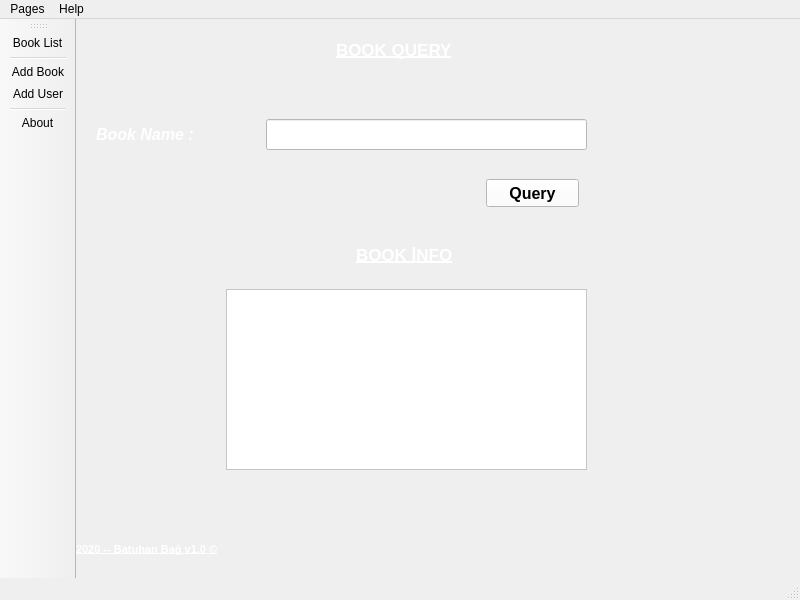
<?xml version="1.0" encoding="UTF-8"?>
<ui version="4.0">
 <class>MainWindow2</class>
 <widget class="QMainWindow" name="MainWindow2">
  <property name="geometry">
   <rect>
    <x>0</x>
    <y>0</y>
    <width>800</width>
    <height>600</height>
   </rect>
  </property>
  <property name="minimumSize">
   <size>
    <width>800</width>
    <height>600</height>
   </size>
  </property>
  <property name="maximumSize">
   <size>
    <width>800</width>
    <height>1080</height>
   </size>
  </property>
  <property name="windowTitle">
   <string>Library Menu</string>
  </property>
  <property name="windowIcon">
   <iconset>
    <normaloff>../ıcon/indir.jpg</normaloff>../ıcon/indir.jpg</iconset>
  </property>
  <property name="styleSheet">
   <string notr="true">#centralwidget{
border-image: url(:/newPrefix/ıcon/988880.jpg);
}</string>
  </property>
  <widget class="QWidget" name="centralwidget">
   <property name="styleSheet">
    <string notr="true"/>
   </property>
   <widget class="QStackedWidget" name="stackedWidget">
    <property name="enabled">
     <bool>true</bool>
    </property>
    <property name="geometry">
     <rect>
      <x>-40</x>
      <y>-10</y>
      <width>800</width>
      <height>591</height>
     </rect>
    </property>
    <property name="minimumSize">
     <size>
      <width>500</width>
      <height>400</height>
     </size>
    </property>
    <property name="maximumSize">
     <size>
      <width>800</width>
      <height>600</height>
     </size>
    </property>
    <property name="styleSheet">
     <string notr="true"> #stackedWidget{
border-image: url(:/newPrefix/ıcon/988880.jpg);
}</string>
    </property>
    <property name="currentIndex">
     <number>0</number>
    </property>
    <widget class="QWidget" name="page_homepage">
     <widget class="QLabel" name="label_2">
      <property name="geometry">
       <rect>
        <x>300</x>
        <y>10</y>
        <width>151</width>
        <height>61</height>
       </rect>
      </property>
      <property name="font">
       <font>
        <pointsize>13</pointsize>
        <weight>75</weight>
        <bold>true</bold>
        <underline>true</underline>
        <strikeout>false</strikeout>
       </font>
      </property>
      <property name="styleSheet">
       <string notr="true">color: rgb(255, 255, 255);</string>
      </property>
      <property name="text">
       <string>BOOK QUERY</string>
      </property>
     </widget>
     <widget class="QLabel" name="label_6">
      <property name="geometry">
       <rect>
        <x>60</x>
        <y>110</y>
        <width>131</width>
        <height>31</height>
       </rect>
      </property>
      <property name="font">
       <font>
        <pointsize>12</pointsize>
        <weight>75</weight>
        <italic>true</italic>
        <bold>true</bold>
       </font>
      </property>
      <property name="styleSheet">
       <string notr="true">color: rgb(255, 255, 255);</string>
      </property>
      <property name="text">
       <string>Book Name :</string>
      </property>
     </widget>
     <widget class="QLineEdit" name="lineEdit_booknamequery">
      <property name="geometry">
       <rect>
        <x>230</x>
        <y>110</y>
        <width>321</width>
        <height>31</height>
       </rect>
      </property>
      <property name="font">
       <font>
        <pointsize>10</pointsize>
        <weight>75</weight>
        <bold>true</bold>
       </font>
      </property>
      <property name="styleSheet">
       <string notr="true">background-color: rgb(255, 255, 255);</string>
      </property>
     </widget>
     <widget class="QPushButton" name="pushButton_namequery">
      <property name="geometry">
       <rect>
        <x>450</x>
        <y>170</y>
        <width>93</width>
        <height>28</height>
       </rect>
      </property>
      <property name="font">
       <font>
        <pointsize>12</pointsize>
        <weight>75</weight>
        <bold>true</bold>
       </font>
      </property>
      <property name="cursor">
       <cursorShape>PointingHandCursor</cursorShape>
      </property>
      <property name="styleSheet">
       <string notr="true">
background-color: rgb(255, 255, 255);</string>
      </property>
      <property name="text">
       <string>Query</string>
      </property>
      <property name="icon">
       <iconset>
        <normaloff>../ıcon/indir.jpg</normaloff>../ıcon/indir.jpg</iconset>
      </property>
     </widget>
     <widget class="QLabel" name="label_4">
      <property name="geometry">
       <rect>
        <x>320</x>
        <y>230</y>
        <width>131</width>
        <height>31</height>
       </rect>
      </property>
      <property name="font">
       <font>
        <pointsize>13</pointsize>
        <weight>75</weight>
        <bold>true</bold>
        <underline>true</underline>
       </font>
      </property>
      <property name="styleSheet">
       <string notr="true">color: rgb(255, 255, 255);</string>
      </property>
      <property name="text">
       <string>BOOK İNFO</string>
      </property>
     </widget>
     <widget class="QTextEdit" name="textEdit">
      <property name="geometry">
       <rect>
        <x>190</x>
        <y>280</y>
        <width>361</width>
        <height>181</height>
       </rect>
      </property>
      <property name="font">
       <font>
        <pointsize>10</pointsize>
        <weight>75</weight>
        <bold>true</bold>
       </font>
      </property>
      <property name="styleSheet">
       <string notr="true">background-color: rgb(255, 255, 255);</string>
      </property>
      <property name="placeholderText">
       <string/>
      </property>
     </widget>
     <widget class="QLabel" name="label_15">
      <property name="geometry">
       <rect>
        <x>40</x>
        <y>510</y>
        <width>221</width>
        <height>61</height>
       </rect>
      </property>
      <property name="font">
       <font>
        <pointsize>8</pointsize>
        <weight>75</weight>
        <bold>true</bold>
       </font>
      </property>
      <property name="styleSheet">
       <string notr="true">color: rgb(255, 255, 255);</string>
      </property>
      <property name="text">
       <string>&lt;u&gt;2020 -- Batuhan Bağ v1.0 ©&lt;/u&gt;</string>
      </property>
     </widget>
    </widget>
    <widget class="QWidget" name="page_bookadd">
     <widget class="QLineEdit" name="lineEdit_code">
      <property name="geometry">
       <rect>
        <x>170</x>
        <y>60</y>
        <width>461</width>
        <height>31</height>
       </rect>
      </property>
      <property name="font">
       <font>
        <pointsize>10</pointsize>
        <weight>75</weight>
        <bold>true</bold>
       </font>
      </property>
      <property name="statusTip">
       <string/>
      </property>
      <property name="whatsThis">
       <string/>
      </property>
      <property name="styleSheet">
       <string notr="true">
background-color: rgb(255, 255, 255);</string>
      </property>
     </widget>
     <widget class="QLineEdit" name="lineEdit_bookname">
      <property name="geometry">
       <rect>
        <x>170</x>
        <y>140</y>
        <width>461</width>
        <height>31</height>
       </rect>
      </property>
      <property name="font">
       <font>
        <pointsize>10</pointsize>
        <weight>75</weight>
        <bold>true</bold>
       </font>
      </property>
      <property name="statusTip">
       <string/>
      </property>
      <property name="whatsThis">
       <string/>
      </property>
      <property name="styleSheet">
       <string notr="true">
background-color: rgb(255, 255, 255);</string>
      </property>
     </widget>
     <widget class="QLineEdit" name="lineEdit_writer">
      <property name="geometry">
       <rect>
        <x>170</x>
        <y>210</y>
        <width>461</width>
        <height>31</height>
       </rect>
      </property>
      <property name="font">
       <font>
        <pointsize>10</pointsize>
        <weight>75</weight>
        <bold>true</bold>
       </font>
      </property>
      <property name="statusTip">
       <string/>
      </property>
      <property name="whatsThis">
       <string/>
      </property>
      <property name="styleSheet">
       <string notr="true">
background-color: rgb(255, 255, 255);</string>
      </property>
     </widget>
     <widget class="QLineEdit" name="lineEdit_type">
      <property name="geometry">
       <rect>
        <x>170</x>
        <y>290</y>
        <width>461</width>
        <height>31</height>
       </rect>
      </property>
      <property name="font">
       <font>
        <pointsize>10</pointsize>
        <weight>75</weight>
        <bold>true</bold>
       </font>
      </property>
      <property name="statusTip">
       <string/>
      </property>
      <property name="whatsThis">
       <string/>
      </property>
      <property name="styleSheet">
       <string notr="true">
background-color: rgb(255, 255, 255);</string>
      </property>
     </widget>
     <widget class="QLineEdit" name="lineEdit_edition">
      <property name="geometry">
       <rect>
        <x>170</x>
        <y>360</y>
        <width>461</width>
        <height>31</height>
       </rect>
      </property>
      <property name="font">
       <font>
        <pointsize>10</pointsize>
        <weight>75</weight>
        <bold>true</bold>
       </font>
      </property>
      <property name="statusTip">
       <string/>
      </property>
      <property name="whatsThis">
       <string/>
      </property>
      <property name="styleSheet">
       <string notr="true">
background-color: rgb(255, 255, 255);</string>
      </property>
     </widget>
     <widget class="QLabel" name="label">
      <property name="geometry">
       <rect>
        <x>40</x>
        <y>370</y>
        <width>71</width>
        <height>21</height>
       </rect>
      </property>
      <property name="font">
       <font>
        <pointsize>10</pointsize>
        <weight>75</weight>
        <italic>true</italic>
        <bold>true</bold>
       </font>
      </property>
      <property name="styleSheet">
       <string notr="true">color: rgb(255, 255, 255);</string>
      </property>
      <property name="text">
       <string>Edition :</string>
      </property>
     </widget>
     <widget class="QLabel" name="label_9">
      <property name="geometry">
       <rect>
        <x>40</x>
        <y>290</y>
        <width>61</width>
        <height>31</height>
       </rect>
      </property>
      <property name="font">
       <font>
        <pointsize>10</pointsize>
        <weight>75</weight>
        <italic>true</italic>
        <bold>true</bold>
       </font>
      </property>
      <property name="styleSheet">
       <string notr="true">color: rgb(255, 255, 255);</string>
      </property>
      <property name="text">
       <string>Type:</string>
      </property>
     </widget>
     <widget class="QLabel" name="label_10">
      <property name="geometry">
       <rect>
        <x>40</x>
        <y>220</y>
        <width>71</width>
        <height>16</height>
       </rect>
      </property>
      <property name="font">
       <font>
        <pointsize>10</pointsize>
        <weight>75</weight>
        <italic>true</italic>
        <bold>true</bold>
       </font>
      </property>
      <property name="styleSheet">
       <string notr="true">color: rgb(255, 255, 255);</string>
      </property>
      <property name="text">
       <string>Writer:</string>
      </property>
     </widget>
     <widget class="QLabel" name="label_11">
      <property name="geometry">
       <rect>
        <x>40</x>
        <y>140</y>
        <width>121</width>
        <height>31</height>
       </rect>
      </property>
      <property name="font">
       <font>
        <pointsize>10</pointsize>
        <weight>75</weight>
        <italic>true</italic>
        <bold>true</bold>
       </font>
      </property>
      <property name="styleSheet">
       <string notr="true">color: rgb(255, 255, 255);</string>
      </property>
      <property name="text">
       <string>Book Name:</string>
      </property>
     </widget>
     <widget class="QLabel" name="label_12">
      <property name="geometry">
       <rect>
        <x>40</x>
        <y>70</y>
        <width>111</width>
        <height>20</height>
       </rect>
      </property>
      <property name="font">
       <font>
        <pointsize>10</pointsize>
        <weight>75</weight>
        <italic>true</italic>
        <bold>true</bold>
       </font>
      </property>
      <property name="styleSheet">
       <string notr="true">color: rgb(255, 255, 255);</string>
      </property>
      <property name="text">
       <string>Book Code:</string>
      </property>
     </widget>
     <widget class="QPushButton" name="pushButton_bookadd">
      <property name="geometry">
       <rect>
        <x>490</x>
        <y>410</y>
        <width>141</width>
        <height>41</height>
       </rect>
      </property>
      <property name="font">
       <font>
        <pointsize>14</pointsize>
        <weight>75</weight>
        <bold>true</bold>
       </font>
      </property>
      <property name="cursor">
       <cursorShape>PointingHandCursor</cursorShape>
      </property>
      <property name="styleSheet">
       <string notr="true">background-color: rgb(255, 255, 255);</string>
      </property>
      <property name="text">
       <string>Add</string>
      </property>
      <property name="icon">
       <iconset>
        <normaloff>../ıcon/indir.jpg</normaloff>../ıcon/indir.jpg</iconset>
      </property>
     </widget>
     <widget class="QLabel" name="label_17">
      <property name="geometry">
       <rect>
        <x>330</x>
        <y>10</y>
        <width>111</width>
        <height>31</height>
       </rect>
      </property>
      <property name="font">
       <font>
        <pointsize>12</pointsize>
        <weight>75</weight>
        <italic>false</italic>
        <bold>true</bold>
        <underline>true</underline>
       </font>
      </property>
      <property name="styleSheet">
       <string notr="true">color: rgb(255, 255, 255);</string>
      </property>
      <property name="text">
       <string>Book Add</string>
      </property>
     </widget>
     <widget class="QLabel" name="label_7">
      <property name="geometry">
       <rect>
        <x>0</x>
        <y>0</y>
        <width>231</width>
        <height>31</height>
       </rect>
      </property>
      <property name="font">
       <font>
        <pointsize>2</pointsize>
        <weight>75</weight>
        <bold>true</bold>
       </font>
      </property>
      <property name="styleSheet">
       <string notr="true">color: rgb(255, 255, 255);</string>
      </property>
      <property name="text">
       <string>&lt;u&gt;2020 - Batuhan Bağ  ©&lt;/u&gt;</string>
      </property>
     </widget>
    </widget>
    <widget class="QWidget" name="page_useradd">
     <widget class="QLabel" name="label_3">
      <property name="geometry">
       <rect>
        <x>60</x>
        <y>110</y>
        <width>111</width>
        <height>51</height>
       </rect>
      </property>
      <property name="font">
       <font>
        <pointsize>12</pointsize>
        <weight>75</weight>
        <italic>true</italic>
        <bold>true</bold>
       </font>
      </property>
      <property name="styleSheet">
       <string notr="true">color: rgb(255, 255, 255);</string>
      </property>
      <property name="text">
       <string>Username :</string>
      </property>
     </widget>
     <widget class="QLabel" name="label_8">
      <property name="geometry">
       <rect>
        <x>60</x>
        <y>230</y>
        <width>101</width>
        <height>51</height>
       </rect>
      </property>
      <property name="font">
       <font>
        <pointsize>12</pointsize>
        <weight>75</weight>
        <italic>true</italic>
        <bold>true</bold>
       </font>
      </property>
      <property name="styleSheet">
       <string notr="true">color: rgb(255, 255, 255);</string>
      </property>
      <property name="text">
       <string>Password :</string>
      </property>
     </widget>
     <widget class="QLineEdit" name="lineEdit_regusername">
      <property name="geometry">
       <rect>
        <x>230</x>
        <y>120</y>
        <width>321</width>
        <height>31</height>
       </rect>
      </property>
      <property name="font">
       <font>
        <pointsize>10</pointsize>
        <weight>75</weight>
        <bold>true</bold>
       </font>
      </property>
      <property name="styleSheet">
       <string notr="true">
background-color: rgb(255, 255, 255);</string>
      </property>
     </widget>
     <widget class="QLineEdit" name="lineEdit_regpassword">
      <property name="geometry">
       <rect>
        <x>230</x>
        <y>240</y>
        <width>321</width>
        <height>31</height>
       </rect>
      </property>
      <property name="font">
       <font>
        <pointsize>10</pointsize>
        <weight>75</weight>
        <bold>true</bold>
       </font>
      </property>
      <property name="styleSheet">
       <string notr="true">
background-color: rgb(255, 255, 255);</string>
      </property>
     </widget>
     <widget class="QPushButton" name="pushButton_2">
      <property name="geometry">
       <rect>
        <x>410</x>
        <y>330</y>
        <width>141</width>
        <height>51</height>
       </rect>
      </property>
      <property name="font">
       <font>
        <pointsize>10</pointsize>
        <weight>75</weight>
        <bold>true</bold>
       </font>
      </property>
      <property name="cursor">
       <cursorShape>PointingHandCursor</cursorShape>
      </property>
      <property name="styleSheet">
       <string notr="true">background-color: rgb(255, 255, 255);</string>
      </property>
      <property name="text">
       <string>Add User</string>
      </property>
      <property name="icon">
       <iconset>
        <normaloff>../ıcon/ekle.png</normaloff>../ıcon/ekle.png</iconset>
      </property>
     </widget>
     <widget class="QLabel" name="label_13">
      <property name="geometry">
       <rect>
        <x>290</x>
        <y>20</y>
        <width>181</width>
        <height>31</height>
       </rect>
      </property>
      <property name="font">
       <font>
        <pointsize>12</pointsize>
        <weight>75</weight>
        <bold>true</bold>
        <underline>true</underline>
       </font>
      </property>
      <property name="styleSheet">
       <string notr="true">color: rgb(255, 255, 255);</string>
      </property>
      <property name="text">
       <string>User Registration</string>
      </property>
     </widget>
    </widget>
   </widget>
  </widget>
  <widget class="QMenuBar" name="menubar">
   <property name="geometry">
    <rect>
     <x>0</x>
     <y>0</y>
     <width>800</width>
     <height>26</height>
    </rect>
   </property>
   <widget class="QMenu" name="menuPages">
    <property name="title">
     <string>Pages</string>
    </property>
    <addaction name="actionAdd_Book"/>
    <addaction name="actionBook_List"/>
    <addaction name="actionAdd_User"/>
   </widget>
   <widget class="QMenu" name="menuHelp">
    <property name="title">
     <string>Help</string>
    </property>
    <addaction name="action_about"/>
   </widget>
   <addaction name="menuPages"/>
   <addaction name="menuHelp"/>
  </widget>
  <widget class="QStatusBar" name="statusbar"/>
  <widget class="QToolBar" name="toolBar">
   <property name="enabled">
    <bool>true</bool>
   </property>
   <property name="cursor">
    <cursorShape>PointingHandCursor</cursorShape>
   </property>
   <property name="windowTitle">
    <string>toolBar</string>
   </property>
   <property name="movable">
    <bool>true</bool>
   </property>
   <property name="iconSize">
    <size>
     <width>35</width>
     <height>100</height>
    </size>
   </property>
   <attribute name="toolBarArea">
    <enum>LeftToolBarArea</enum>
   </attribute>
   <attribute name="toolBarBreak">
    <bool>false</bool>
   </attribute>
   <addaction name="actionBook_List"/>
   <addaction name="separator"/>
   <addaction name="actionAdd_Book"/>
   <addaction name="actionAdd_User"/>
   <addaction name="separator"/>
   <addaction name="action_about"/>
  </widget>
  <action name="actionAdd_Book">
   <property name="icon">
    <iconset>
     <normaloff>../ıcon/afasfafa.jpg</normaloff>../ıcon/afasfafa.jpg</iconset>
   </property>
   <property name="text">
    <string>Add Book</string>
   </property>
  </action>
  <action name="actionBook_List">
   <property name="icon">
    <iconset>
     <normaloff>../ıcon/kitapliste.png</normaloff>../ıcon/kitapliste.png</iconset>
   </property>
   <property name="text">
    <string>Book List</string>
   </property>
  </action>
  <action name="actionAdd_User">
   <property name="icon">
    <iconset>
     <normaloff>../ıcon/asfafasf.png</normaloff>../ıcon/asfafasf.png</iconset>
   </property>
   <property name="text">
    <string>Add User </string>
   </property>
  </action>
  <action name="action_about">
   <property name="icon">
    <iconset>
     <normaloff>../icon_exe/about.png</normaloff>../icon_exe/about.png</iconset>
   </property>
   <property name="text">
    <string>About</string>
   </property>
  </action>
 </widget>
 <resources>
  <include location="../icons.qrc"/>
 </resources>
 <connections/>
</ui>
